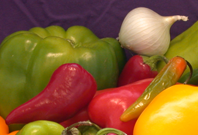
#> input picture imdata/onion.png, 198 x 135 px
$ python thresholding.py
#> lines starting #> are read from the running program, lines starting #| are printed output that depends on the picture; after the words box and inside, x2 and y2 are one past the last pixel; in counts of white or black regions, pixels touching at a corner belong together
import matplotlib
matplotlib.use('TkAgg')
import matplotlib.pyplot as plt
import cv2

img = cv2.imread('./imdata/onion.png')
#> img is the input picture: shape (135, 198, 3); mean B, G, R 45.3, 92.8, 137.3
gray = cv2.cvtColor(img, cv2.COLOR_BGR2GRAY)
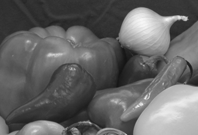
#> gray: shape (135, 198); min 20, max 247, mean 100.7

gray[gray>128] = 255
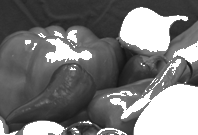
#> gray: shape (135, 198); min 20, max 255, mean 120
gray[gray<=128] = 0
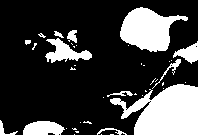
#> gray: shape (135, 198); 24.8% white; 41 white regions (29 under 20 px), largest, box (x1, y1, x2, y2) and area: (110, 84, 198, 135) 2934, (120, 7, 188, 52) 1798, (45, 38, 92, 63) 557

plt.imshow(gray, cmap="gray")
plt.show()

$ run again, with imdata/bag.png copied over imdata/onion.png
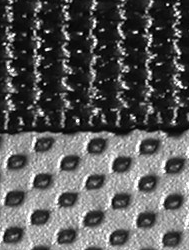
#> input picture imdata/bag.png, 189 x 250 px
#> img is the input picture: shape (250, 189, 3); min 0, max 255, mean 89.3
#> `gray[gray>128] = 255`:
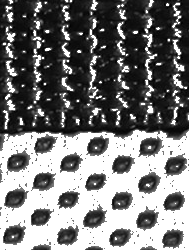
#> gray: shape (250, 189); min 0, max 255, mean 119.6
#> `gray[gray<=128] = 0`:
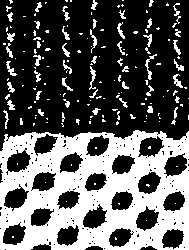
#> gray: shape (250, 189); 35.8% white; 174 white regions (126 under 20 px), largest, box (x1, y1, x2, y2) and area: (0, 130, 189, 250) 14401, (145, 54, 157, 80) 76, (89, 66, 96, 90) 66

$ run again, with imdata/coins.png copied over imdata/onion.png
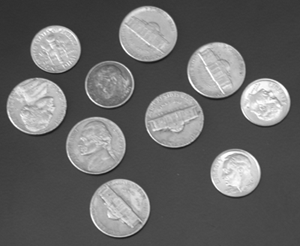
#> input picture imdata/coins.png, 300 x 246 px
#> img is the input picture: shape (246, 300, 3); min 23, max 255, mean 103
#> `gray[gray>128] = 255`:
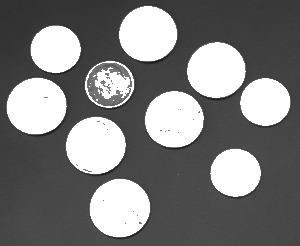
#> gray: shape (246, 300); min 23, max 255, mean 124.1
#> `gray[gray<=128] = 0`:
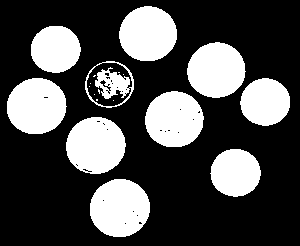
#> gray: shape (246, 300); 30.1% white; 19 white regions (9 under 20 px), largest, box (x1, y1, x2, y2) and area: (90, 179, 150, 237) 2741, (66, 117, 126, 174) 2654, (7, 78, 67, 134) 2642
